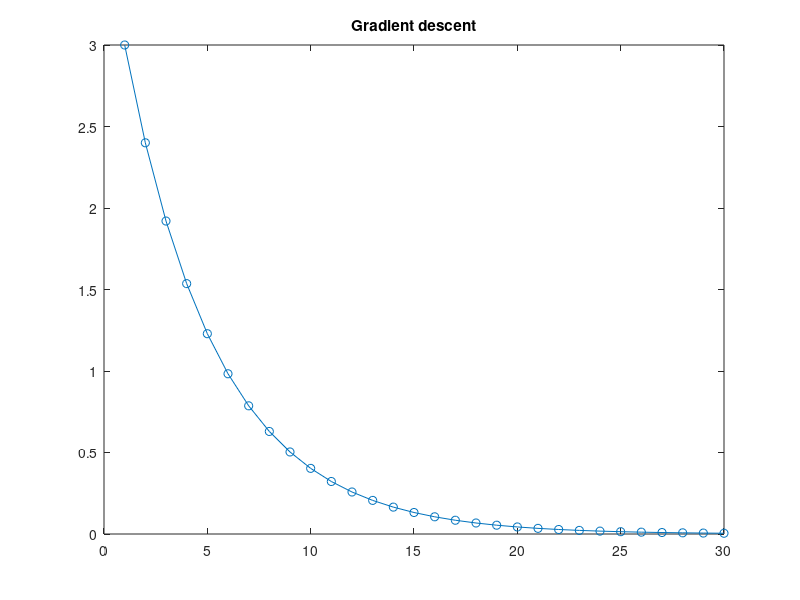

MATLAB code to generate this figure:
x=-4:0.1:4; y=x.^2; point=3; rate=0.1; trace=zeros(1,30); for k=1:30; trace(k)=point; point=point-rate*2*point; end; plot(trace,'-o'); title('Gradient descent');
